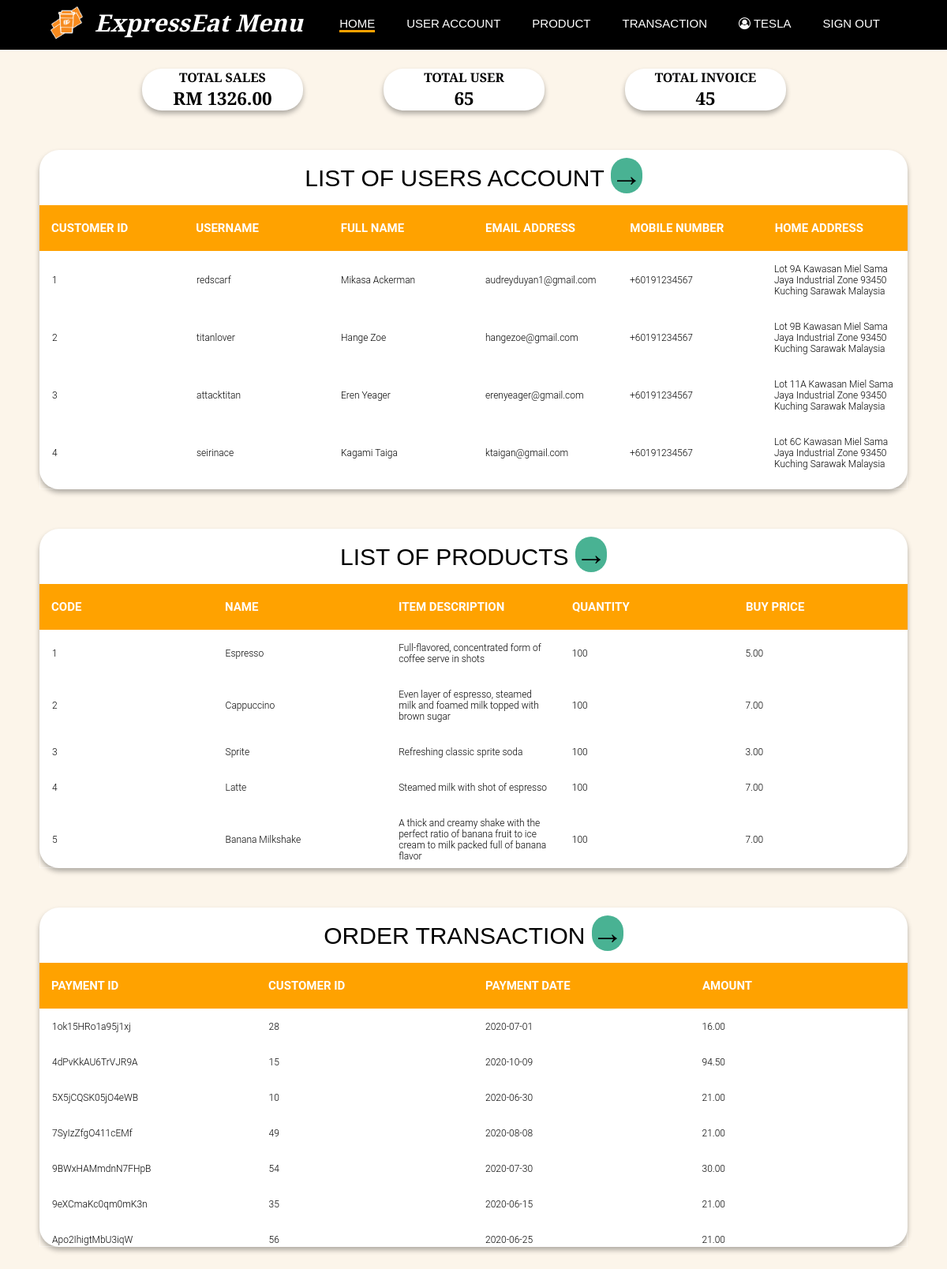
/dashboard/dashboard.php (signed in), run on the app's committed database.
### tables this page shows
CREATE TABLE `customer` (
  `ID` int(10) NOT NULL,
  `Username` varchar(255) NOT NULL,
  `Email` varchar(255) NOT NULL,
  `Password` varchar(25) NOT NULL,
  `FirstName` varchar(255) NOT NULL,
  `LastName` varchar(255) NOT NULL,
  `Gender` varchar(255) NOT NULL,
  `Phone` int(11) NOT NULL,
  `Address1` varchar(255) NOT NULL,
  `Address2` varchar(255) NOT NULL,
  `City` varchar(255) NOT NULL,
  `State` varchar(255) NOT NULL,
  `Country` varchar(255) NOT NULL,
  `PostalCode` int(10) NOT NULL
);

CREATE TABLE `item` (
  `Code` int(10) NOT NULL,
  `Name` varchar(255) NOT NULL,
  `ItemDescription` varchar(255) NOT NULL,
  `QtyInStock` int(10) NOT NULL,
  `BuyPrice` decimal(6,2) NOT NULL
);

CREATE TABLE `payment` (
  `CheckNum` varchar(255) NOT NULL,
  `CustomerID` int(10) NOT NULL,
  `PaymentDate` date NOT NULL,
  `Amount` decimal(6,2) NOT NULL
);

### dashboard/sessionAdmin.php (called while the page is built, shortened)
<?php
   include 'dbConnection.php';
   $user_check = $_SESSION['login_user'];
   $username_sql = mysqli_query($conn,"select Username from administrator where Username = '$user_check' ");
   $row = mysqli_fetch_array($username_sql);
   $login_session = $row['Username'];
?>

### dashboard/customerList.php (the view, shortened to what this page needs)
<?php
include "dbConnection.php";
include "sessionAdmin.php";
$SQLstring = "SELECT * FROM customer";
if($result = mysqli_query($conn, $SQLstring)){
    if(mysqli_num_rows($result) > 0){
      echo "<table cellpadding='0' cellspacing='0' border='0'>\n";
        while($row = mysqli_fetch_array($result)){
            echo "<tbody>";
                echo "<tr>";
                    echo "<td>" . $row['ID'] . "</td>";
                    echo "<td>" . $row['Username'] . "</td>";
                    echo "<td>" . $row['FirstName']. " ". $row['LastName'] . "</td>";
                    echo "<td>" . $row['Email']. "</td>";
                    echo "<td>". "+60" . $row['Phone']. "</td>";
                    echo "<td>" . $row['Address1']. " ". $row['Address2'] . " ". $row['PostalCode'] ." ". $row['City'] ." ". $row['State'] ." ". $row['Country'] ."</td>";
                echo "</tr>";
            echo "</tbody>";
        }
      echo "</table>";
    } else{
        echo "No records matching your query were found.";
    }
} else{
    echo "ERROR: Could not able to execute $SQLstring. " . mysqli_error($conn);
}
?>

### dashboard/dashboard.php (shortened to what this page needs)
<?php
   include('sessionAdmin.php');
?>
<!DOCTYPE html>
<html lang="en">
<head>
    <link rel="stylesheet" href="../style/style.css">
    <link rel="stylesheet" href="https://cdnjs.cloudflare.com/ajax/libs/font-awesome/4.7.0/css/font-awesome.min.css">
</head>
<body>
    <header id="navbar" class="padding-1">
        <div class="container">
            <div id="branding" class="branding">
                <img class="main-logo" src="../img/Logo-04.png" alt="logo" width="50px">
                <h1 class="main-title">ExpressEat Menu</h1>
            </div>
            <nav class="navigation-menu">
                <ul>
                    <li class="current"><a href="dashboard.php">Home</a></li>
                    <li><a href="userAccount.php">User Account</a></li>
                    <li><a href="product.php">Product</a></li>
                    <li><a href="transaction.php">Transaction</a></li>
                    <li><a href="#"><i style="font-size:15px" class="fa">&#xf2be;</i> <?php echo $login_session; ?></a></li>
                    <li><a href = "logout.php">Sign Out</a></li>
                </ul>
           </nav>
        </div>
    </header>
    <section id="summary-button">
        <div class="flexbox-container-1 summary-box">
            <h1 id="total-text">Total Sales</h1>
            <?php
              include "dbConnection.php";
              $result= mysqli_query($conn,"SELECT SUM(Amount) AS totalsum FROM payment");
              $row = mysqli_fetch_assoc($result);
              $sum = $row['totalsum'];
              echo '<h2 id="total-sales">RM '. $sum .'</h2>';
            ?>
        </div>
        <div class="flexbox-container-1 summary-box">
            <h1 id="total-text">Total User</h1>
            <?php
              include "dbConnection.php";
              $result= mysqli_query($conn,"SELECT COUNT(*) AS Value FROM customer");
              $row = mysqli_fetch_assoc($result);
              $sum = $row['Value'];
              echo '<h2 id="total-user">'. $sum .'</h2>';
            ?>
        </div>
        <div class="flexbox-container-1 summary-box">
            <h1 id="total-text">Total Invoice</h1>
            <?php
              include "dbConnection.php";
              $result= mysqli_query($conn, "SELECT COUNT(*) AS total FROM payment");
              $row = mysqli_fetch_assoc($result);
              $sum = $row['total'];
              echo '<h2 id="total-order">'. $sum .'</h2>';
            ?>
        </div>
    </section>
    <section class="table-1">
        <h1>
          List of Users Account
          <button class="button tooltip" >
            <span style='font-size:40px;'>
              <a href="userAccount.php">&#8594;</a>
            </span>
          </button>
        </h1>
        <div class="tbl-header">
          <table cellpadding="0" cellspacing="0" border="0">
            <thead>
              <tr>
                <th>Customer ID</th>
                <th>Username</th>
                <th>Full Name</th>
                <th>Email Address</th>
                <th>Mobile Number</th>
                <th>Home Address</th>
              </tr>
            </thead>
          </table>
        </div>
        <div class="tbl-content">
            <?php include 'customerList.php';?>
        </div>
      </section>
      <section class="table-1">
        <h1>
          List of Products
          <button class="button tooltip" >
            <span style='font-size:40px;'>
              <a href="product.php">&#8594;</a>
            </span>
          </button>
        </h1>
        <div class="tbl-header">
          <table cellpadding="0" cellspacing="0" border="0">
            <thead>
              <tr>
                <th>Code</th>
                <th>Name</th>
                <th>Item Description</th>
                <th>Quantity</th>
                <th>Buy Price</th>
              </tr>
            </thead>
          </table>
        </div>
        <div class="tbl-content">
          <?php include 'itemList.php';?>
        </div>
      </section>
      <section class="table-1">
        <h1>
          Order Transaction
          <button class="button tooltip">
            <span style='font-size:40px;'>
              <a href="transaction.php">&#8594;</a>
            </span>
          </button>
        </h1>
        <div class="tbl-header">
        <table cellpadding="0" cellspacing="0" border="0">
            <thead>
                <tr>
                    <th>Payment ID</th>
                    <th>Customer ID</th>
                    <th>Payment Date</th>
                    <th>Amount</th>
                </tr>
            </thead>
        </table>
        </div>
        <div class="tbl-content">
            <?php include 'transactionList.php';?>
        </div>
      </section>
</body>
</html>

### dashboard/itemList.php (shortened to what this page needs)
<?php
include "dbConnection.php";
include "sessionAdmin.php";
$SQLstring = "SELECT * FROM item";
if($result = mysqli_query($conn, $SQLstring)){
    if(mysqli_num_rows($result) > 0){
    echo "<table cellpadding='0' cellspacing='0' border='0'>\n";
        while($row = mysqli_fetch_array($result)){
            echo "<tbody>";
                echo "<tr>";
                    echo "<td>" . $row['Code'] . "</td>";
                    echo "<td>" . $row['Name'] . "</td>";
                    echo "<td>" . $row['ItemDescription'] . "</td>";
                    echo "<td>" . $row['QtyInStock'] . "</td>";
                    echo "<td>" . $row['BuyPrice'] . "</td>";
                echo "</tr>";
            echo "</tbody>";
        }
    echo "</table>";
    } else{
        echo "No records matching your query were found.";
    }
} else{
    echo "ERROR: Could not able to execute $SQLstring. " . mysqli_error($conn);
}
?>

### dashboard/transactionList.php (shortened to what this page needs)
<?php
include "dbConnection.php";
include "sessionAdmin.php";
$SQLstring = "SELECT * FROM payment";
if($result = mysqli_query($conn, $SQLstring)){
    if(mysqli_num_rows($result) > 0){
    echo "<table cellpadding='0' cellspacing='0' border='0'>\n";
        while($row = mysqli_fetch_array($result)){
            echo "<tbody>";
                echo "<tr>";
                    echo "<td>" . $row['CheckNum'] . "</td>";
                    echo "<td>" . $row['CustomerID'] . "</td>";
                    echo "<td>" . $row['PaymentDate'] . "</td>";
                    echo "<td>" . $row['Amount'] . "</td>";
                echo "</tr>";
            echo "</tbody>";
        }
    echo "</table>";
    } else{
        echo "No records matching your query were found.";
    }
} else{
    echo "ERROR: Could not able to execute $SQLstring. " . mysqli_error($conn);
}
?>

### style/style.css (style rules this page uses)
:root { --black: #3a3a3a; --white: #fff; --green: #49b293; --black: #000000; --light-black: #24190b; --dark-grey: #504545; --white-brown: #Fcf5ea; --yellow: #ffa200; --brown: #b47a36; }
html { scroll-behavior: smooth; }
body { font: 15px Segoe UI, Helvetica, sans-serif; padding: 0; margin: 0; background-color: #fcf5ea; font-family: 'Playfair Display', sans-serif; }
.container { margin: auto; width: 90%; }
a { color: black; list-style: none; text-decoration: none; }
header { background-color: black; color: #ffffff; }
.padding-1 { padding: 3px 0 60px 0; }
header a { color: #ffffff; text-decoration: none; text-transform: uppercase; font-weight: 500; transition-duration: 0.4s; }
header .current { border-bottom: #ffa200 3px solid; position: relative; }
header li { margin: 8px 20px 0px 20px; float: left; display: inline; }
header #branding { float: left; transition-duration: 0.4s; }
header #branding h1 { margin: 0; padding-top: 5px; }
header nav { padding: 10px 5px 0px 0px; }
header .main-logo { float: left; }
header .main-title { font-style: italic; float: right; padding: 0px 0px 0px 10px; }
#summary-button { margin: 2% 0 0 15%; display: flex; flex-direction: row; }
.flexbox-container-1 { display: flex; align-items: center; justify-content: center; flex-wrap: wrap; }
.summary-box { width: 20%; margin: 0 10% 0 0; border-radius: 25px; background-color: #ffffff; -webkit-box-shadow: 0 4px 6px rgba(0, 0, 0, 0.3); -moz-box-shadow: 0 4px 6px rgba(0, 0, 0, 0.3); box-shadow: 0 4px 6px rgba(0, 0, 0, 0.3); display: block; }
#total-text { text-align: center; text-transform: uppercase; font-size: medium; font-weight: bold; }
#total-sales, #total-user, #total-order { text-align: center; }
.table-1 .button { background-color: var(--green); border: none; color: white; margin: 10px 0 0 0; text-align: center; text-decoration: none; display: inline-block; font-size: 16px; border-radius: 45px; }
.tooltip { position: relative; display: inline-block; border-bottom: 1px dotted black; }
.table-1 h1 { font-family: 'Playfair Display', sans-serif; font-weight: bolder; font-size: 30px; color: black; text-transform: uppercase; font-weight: 300; text-align: center; margin-bottom: 15px; }
.table-1 table { width:100%; table-layout: fixed; }
.table-1 .tbl-header { background-color: #ffa200; }
.table-1 .tbl-header th { color: white; font-weight: bolder; font-size: 15px; }
.table-1 .tbl-content { height:300px; overflow-x:auto; margin-top: 0px; border: 1px solid rgba(255,255,255,0.3); }
.table-1 th { padding: 20px 15px; text-align: left; font-weight: 500; font-size: 12px; color: black; text-transform: uppercase; }
.table-1 td { padding: 15px; text-align: left; vertical-align:middle; font-weight: 300; font-size: 12px; color: black; border-bottom: solid 1px rgba(255,255,255,0.1); }
.table-1 { -webkit-box-shadow: 0 4px 6px rgba(0, 0, 0, 0.3); -moz-box-shadow: 0 4px 6px rgba(0, 0, 0, 0.3); box-shadow: 0 4px 6px rgba(0, 0, 0, 0.3); background-color: #fff; font-family: 'Roboto', sans-serif; margin: 50px; border-radius: 25px; }
* { margin: 0; padding: 0; }
header .navigation-menu { float: right; }
header .branding { font-size: 15px; }

### data on the page
customer: ID "1", Username "redscarf", FirstName "Mikasa", LastName "Ackerman", Email "audreyduyan1@gmail.com", Phone "191234567", Address1 "Lot 9A Kawasan Miel Sama Jaya Industrial Zone", PostalCode "93450", City "Kuching", State "Sarawak", Country "Malaysia"
customer: ID "2", Username "titanlover", FirstName "Hange", LastName "Zoe", Email "hangezoe@gmail.com", Phone "191234567", Address1 "Lot 9B Kawasan Miel Sama Jaya Industrial Zone", PostalCode "93450", City "Kuching", State "Sarawak", Country "Malaysia"
customer: ID "3", Username "attacktitan", FirstName "Eren", LastName "Yeager", Email "erenyeager@gmail.com", Phone "191234567", Address1 "Lot 11A Kawasan Miel Sama Jaya Industrial Zone", PostalCode "93450", City "Kuching", State "Sarawak", Country "Malaysia"
customer: ID "4", Username "seirinace", FirstName "Kagami", LastName "Taiga", Email "ktaigan@gmail.com", Phone "191234567", Address1 "Lot 6C Kawasan Miel Sama Jaya Industrial Zone", PostalCode "93450", City "Kuching", State "Sarawak", Country "Malaysia"
item: Code "1", Name "Espresso", ItemDescription "Full-flavored, concentrated form of coffee serve in shots", QtyInStock "100", BuyPrice "5.00"
item: Code "2", Name "Cappuccino", ItemDescription "Even layer of espresso, steamed milk and foamed milk topped with brown sugar", QtyInStock "100", BuyPrice "7.00"
item: Code "3", Name "Sprite", ItemDescription "Refreshing classic sprite soda", QtyInStock "100", BuyPrice "3.00"
item: Code "4", Name "Latte", ItemDescription "Steamed milk with shot of espresso", QtyInStock "100", BuyPrice "7.00"
item: Code "5", Name "Banana Milkshake", ItemDescription "A thick and creamy shake with the perfect ratio of banana fruit to ice cream to milk packed full of banana flavor", QtyInStock "100", BuyPrice "7.00"
payment: CheckNum "1ok15HRo1a95j1xj", CustomerID "28", PaymentDate "2020-07-01", Amount "16.00"
payment: CheckNum "4dPvKkAU6TrVJR9A", CustomerID "15", PaymentDate "2020-10-09", Amount "94.50"
payment: CheckNum "5X5jCQSK05jO4eWB", CustomerID "10", PaymentDate "2020-06-30", Amount "21.00"
payment: CheckNum "7SyIzZfgO411cEMf", CustomerID "49", PaymentDate "2020-08-08", Amount "21.00"
payment: CheckNum "9BWxHAMmdnN7FHpB", CustomerID "54", PaymentDate "2020-07-30", Amount "30.00"
payment: CheckNum "9eXCmaKc0qm0mK3n", CustomerID "35", PaymentDate "2020-06-15", Amount "21.00"
payment: CheckNum "Apo2IhigtMbU3iqW", CustomerID "56", PaymentDate "2020-06-25", Amount "21.00"

### other printed values
$login_session "TESLA"
$sum "1326.00"
$sum "65"
$sum "45"
